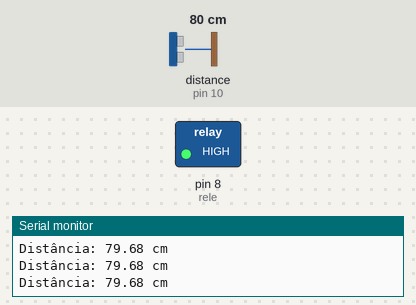
The sketch below on a simulated Arduino Uno, built with avr-gcc and run on an emulated ATmega328P. On the bench: switched loads named in the sketch (green lamp = pin HIGH), the last lines printed to the serial monitor. Wiring (inferred from the names in the program): ultrasonic range finder: trigger pin 9; echo pin 10. Inputs (shaded band) come from the test bench; at power-on: distance to the obstacle (sensor on pin 10) 80 cm. The echo pulse lasts 58.3 µs per cm; pins used as bus, display or sensor lines are not drawn.

Above: at 1.3 s.
1.4 s: distance to the obstacle (sensor on pin 10) set to 2 cm
At 2.5 s:
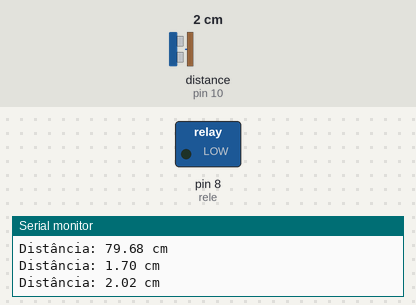
3.0 s: distance to the obstacle (sensor on pin 10) set to 18 cm
At 3.8 s:
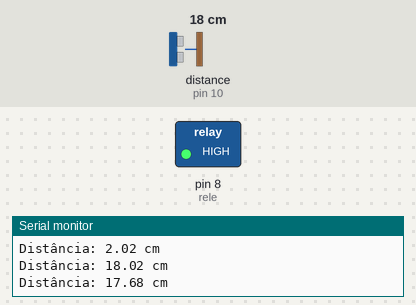
4.5 s: distance to the obstacle (sensor on pin 10) set to 4 cm
At 5.2 s:
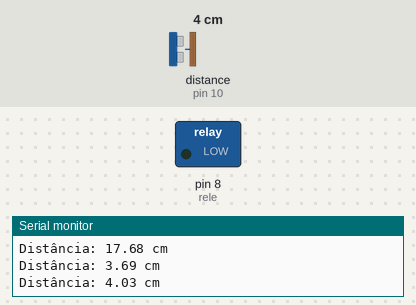
Timing chart, 0 to 7.5 s (numbered marks = the images above; inputs shaded):
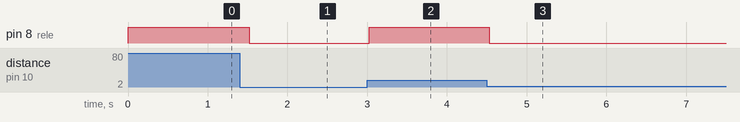

Measured:
- after the input at 1.4 s, pin 8 (rele): HIGH → LOW after 0.12 s
- after the input at 3.0 s, pin 8 (rele): LOW → HIGH at once
- after the input at 4.5 s, pin 8 (rele): HIGH → LOW at once

The sketch:

SensorLuz.ino
```cpp
/*
  Autor: Bernardo Alexandre Alves Rodrigues - 15442936
*/

// GPIOs
static const int rele = 8, ultraTrig = 9, ultraEcho = 10;

// Setup
void setup() {
  // Inicia Serial
  Serial.begin(9600);

  // Inicia GPIOs
  pinMode(rele, OUTPUT);
  pinMode(ultraTrig, OUTPUT);
  pinMode(ultraEcho, INPUT);

  // Desliga relé
  digitalWrite(rele, HIGH);
}

// Loop
void loop() {
  // Emite onda pelo sensor ultrassônico
  digitalWrite(ultraTrig, LOW);
  delayMicroseconds(2);
  digitalWrite(ultraTrig, HIGH);
  delayMicroseconds(10);
  digitalWrite(ultraTrig, LOW);

  // Calcula tempo de demora para retorno da onda
  long duracao = pulseIn(ultraEcho, HIGH);

  // Calcula a distância usando a velocidade do som (aproximadamente 343 m/s)
  float distancia = (duracao * 0.0343) / 2;
  Serial.print("Distância: ");
  Serial.print(distancia);
  Serial.println(" cm");

  // Caso a distância captada seja menor do que 10cm, aciona o relé
  if(distancia < 10) digitalWrite(rele, LOW);
  // Caso contrário, desliga-o
  else digitalWrite(rele, HIGH);

  // Aguarda 500ms
  delay(500);
}
```
